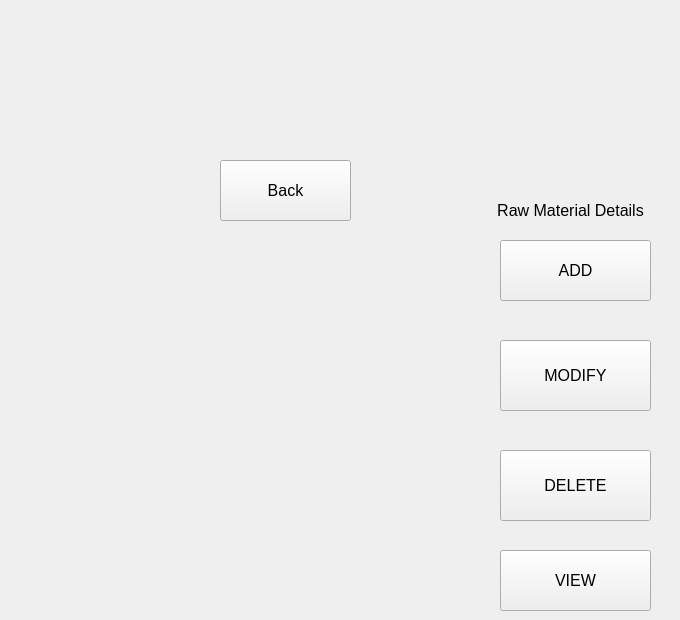
    <widget class="QWidget" name="new_rm_operations">
     <widget class="QPushButton" name="new_rm_view">
      <property name="geometry">
       <rect>
        <x>500</x>
        <y>550</y>
        <width>151</width>
        <height>61</height>
       </rect>
      </property>
      <property name="font">
       <font>
        <pointsize>12</pointsize>
       </font>
      </property>
      <property name="text">
       <string>VIEW</string>
      </property>
     </widget>
     <widget class="QPushButton" name="new_rm_delete">
      <property name="geometry">
       <rect>
        <x>500</x>
        <y>450</y>
        <width>151</width>
        <height>71</height>
       </rect>
      </property>
      <property name="font">
       <font>
        <pointsize>12</pointsize>
       </font>
      </property>
      <property name="text">
       <string>DELETE</string>
      </property>
     </widget>
     <widget class="QPushButton" name="new_rm_modify">
      <property name="geometry">
       <rect>
        <x>500</x>
        <y>340</y>
        <width>151</width>
        <height>71</height>
       </rect>
      </property>
      <property name="font">
       <font>
        <pointsize>12</pointsize>
       </font>
      </property>
      <property name="text">
       <string>MODIFY</string>
      </property>
     </widget>
     <widget class="QPushButton" name="back_3">
      <property name="geometry">
       <rect>
        <x>220</x>
        <y>160</y>
        <width>131</width>
        <height>61</height>
       </rect>
      </property>
      <property name="font">
       <font>
        <pointsize>12</pointsize>
       </font>
      </property>
      <property name="text">
       <string>Back</string>
      </property>
     </widget>
     <widget class="QPushButton" name="new_rm_add">
      <property name="geometry">
       <rect>
        <x>500</x>
        <y>240</y>
        <width>151</width>
        <height>61</height>
       </rect>
      </property>
      <property name="font">
       <font>
        <pointsize>12</pointsize>
       </font>
      </property>
      <property name="text">
       <string>ADD</string>
      </property>
     </widget>
     <widget class="QLabel" name="label_97">
      <property name="geometry">
       <rect>
        <x>470</x>
        <y>200</y>
        <width>201</width>
        <height>20</height>
       </rect>
      </property>
      <property name="font">
       <font>
        <pointsize>12</pointsize>
       </font>
      </property>
      <property name="text">
       <string>Raw Material Details</string>
      </property>
      <property name="alignment">
       <set>Qt::AlignCenter</set>
      </property>
     </widget>
    </widget>
